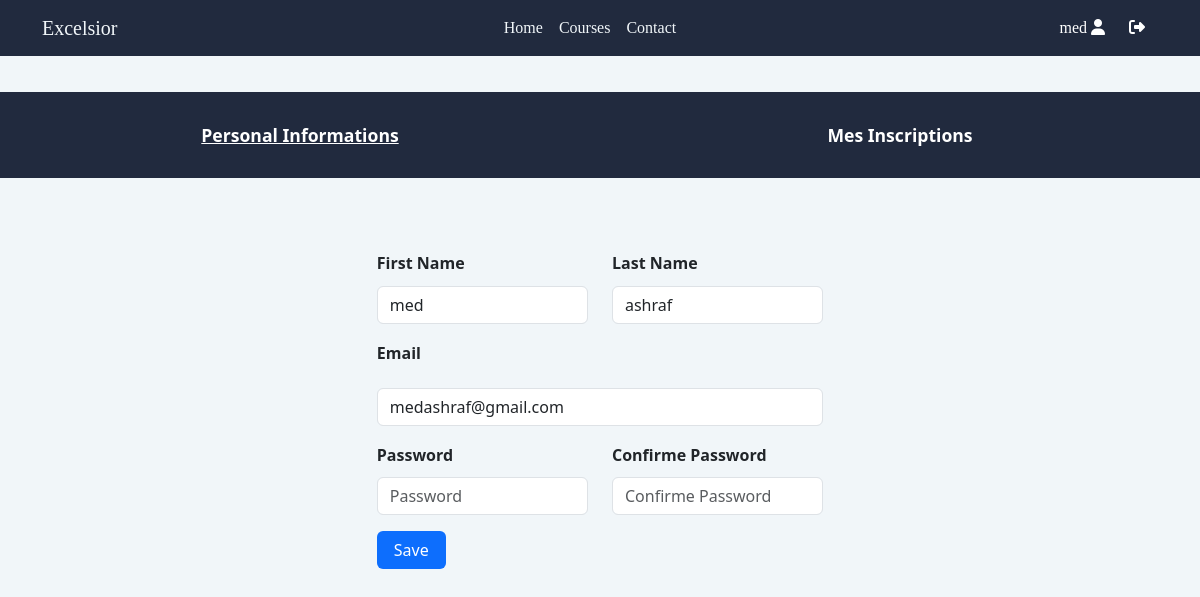
/Profile-personal.php (signed in), run on the app's committed database.
### tables this page shows
CREATE TABLE `apprenant` (
  `id_apprenant` int(50) NOT NULL,
  `firstname` varchar(50) DEFAULT NULL,
  `lastname` varchar(50) DEFAULT NULL,
  `email` varchar(50) DEFAULT NULL,
  `password` varchar(50) DEFAULT NULL
);

### Profile-personal.php (the view, shortened to what this page needs)
<?php
require 'config.php';
if(!empty($_SESSION["id_apprenant"])){
    $id = $_SESSION["id_apprenant"];
    $result = mysqli_query($conn, "SELECT * FROM apprenant WHERE id_apprenant = $id");
    $row = mysqli_fetch_assoc($result);
}
else{
    header("Location: login.php");
}
?>
<html lang="en">
<head>
    <link href="https://cdn.jsdelivr.net/npm/bootstrap@5.3.0-alpha1/dist/css/bootstrap.min.css" rel="stylesheet">
</head>
<body>
    <nav class="navbar navbar-default navbar-trans navbar-expand-lg ">
    <div class="container">
    <a class="nav-link navbar-brand text-brand" href="home.php">Excelsior</a>
    <div class="navbar-collapse collapse justify-content-center" id="navbarDefault" >
        <ul class="navbar-nav">
        <li class="nav-item">
            <a class="nav-link " href="home.php">Home</a>
        </li>
        <li class="nav-item">
            <a class="nav-link active" href="Formations.php">Courses</a>
        </li>
        <li class="nav-item">
            <a class="nav-link " href="">Contact</a>
        </li>
        </ul>
    </div>
    <button class="btn btn-b-n navbar-toggle-box navbar-toggle-box-collapse" data-bs-target="#loginModal">
        <a href="Profile-personal.php" style="margin-right: 1rem; color: white; text-decoration :none;"><span><?php echo $row["firstname"] ; ?></span><i class="fa-solid fa-user mx-1"></i></a>
        <a href="logout-user.php" style="color: white;"><i class="fa-solid fa-right-from-bracket"></i></a>
    </button>
    </div>
</nav>
<div class="row profileLinksSection  text-center">
    <div class=" profileLinksdiv col-md-6">    <a href="Profile-personal.php" class="profileLinks" style="text-decoration: underline;">Personal Informations</a>
    </div>
    <div class=" profileLinksdiv col-md-6">    <a href="Profile-inscription.php" class="profileLinks">Mes Inscriptions</a>
    </div>
</div>
        <div class="container mt-3">
        <div class=" formSU ">
    <form class="row" action = "edit-profile-personal.php" method ="POST">
            <div class="col-md-6">
                <div class="inputs">
                    <label for="firstname"><strong>First Name</strong></label>
                    <input class="form-control" type="text" placeholder="First Name" name="firstname"  value = "<?php echo $row["firstname"] ; ?>" required> </div>
                </div>
            <div class="col-md-6">
                <div class="inputs">
                    <label for="lastname"><strong>Last Name</strong></label>
                    <input class="form-control" type="text" placeholder="Last Name" name="lastname" value = "<?php echo $row["lastname"] ; ?>" required> </div>
                </div>
            <div class="col-md-12">
                <div class="inputemail">
                    <label for="email"><strong>Email</strong></label>
                    <input class="form-control" type="email" placeholder="Email" name="email" value = "<?php echo $row["email"] ; ?>" required> </div>
                </div>
            <div class="col-md-6">
                <div class="inputs">
                    <label for="Password"><strong>Password</strong></label>
                    <input class="form-control" type="password" placeholder="Password" name="password" value = "" > </div>
                </div>
            <div class="col-md-6">
                <div class="inputs">
                    <label for="confirmpassword"><strong>Confirme Password</strong></label>
                    <input class="form-control" type="password" placeholder="Confirme Password" name="confirmpassword" value = "" > </div>
                </div>
            <div class="mt-3 gap-2 d-flex justify-content">
                <button class="px-3 btn  " name = "submit" type = "submit" style = "background-color:#0D6EFD;color:white;">Save</button>
            </div>
    </form>
        </div>
</div>
</body>
</html>

### Profile-personal.php (style rules this page uses)
body { background-color: #F1F6F9; }
nav { background-color: #212A3E; font-family: 'Poppins'; margin-bottom: 3%; }
.nav-link { color:#F1F6F9 !important; }
.profileLinksSection { width: 100%; background-color: #212A3E; margin: 0px; padding: 2.5% 0px 2.5% 0px; }
.profileLinks { color: white; text-decoration: none; font-weight: bold; font-size: 1.1rem; }
.formSU { width: 40%; margin: 5% 30% 0px 30%; }
.inputs ,select { margin-top: 8%; }
input { margin-top : 5%; }
.inputemail { margin-top: 4%; }
form { margin-bottom: 15%; }

### data on the page
apprenant: firstname "med", lastname "ashraf", email "medashraf@gmail.com"
